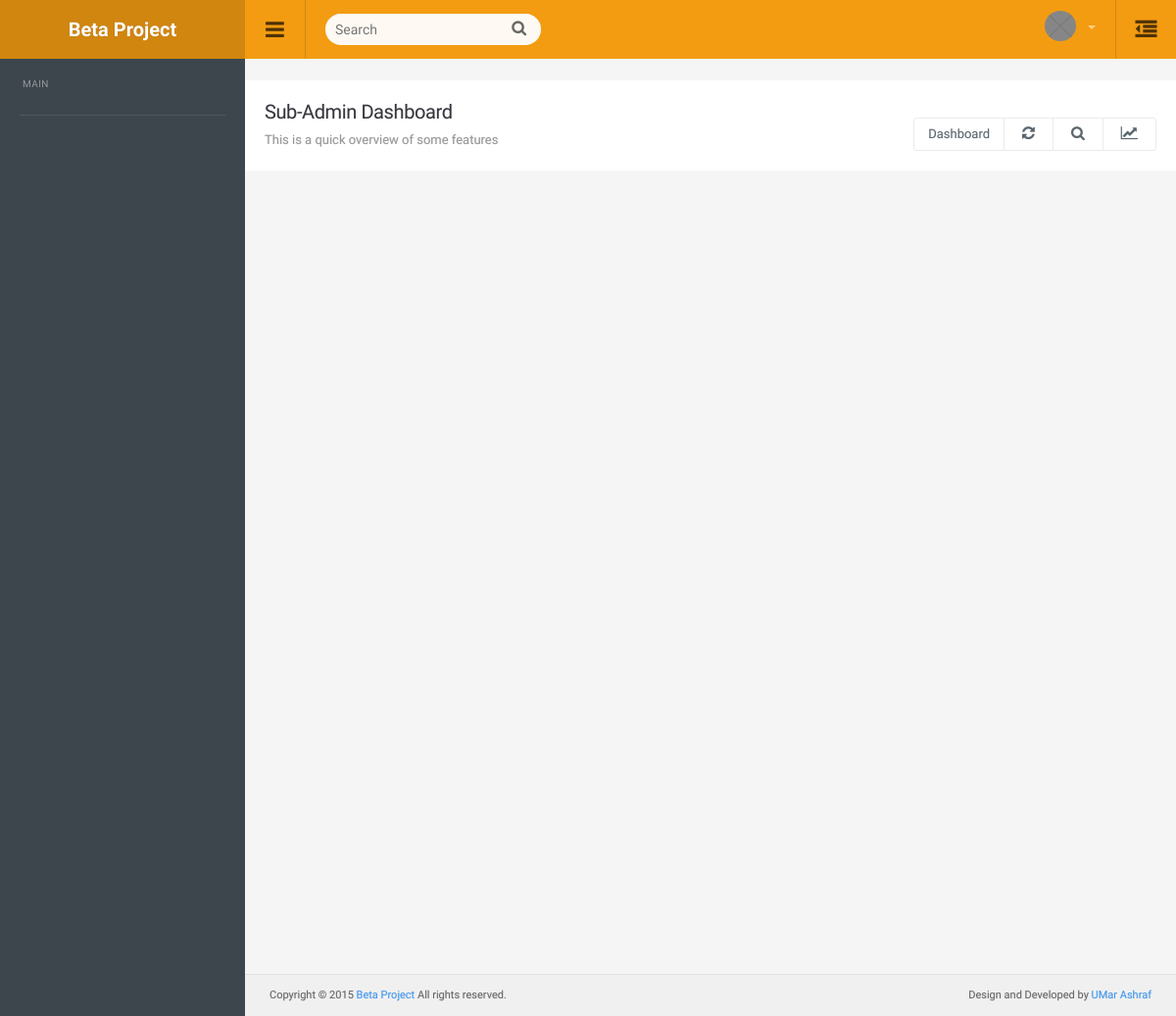
/subadmin/reviews/21, run on an earlier commit of the app's database.
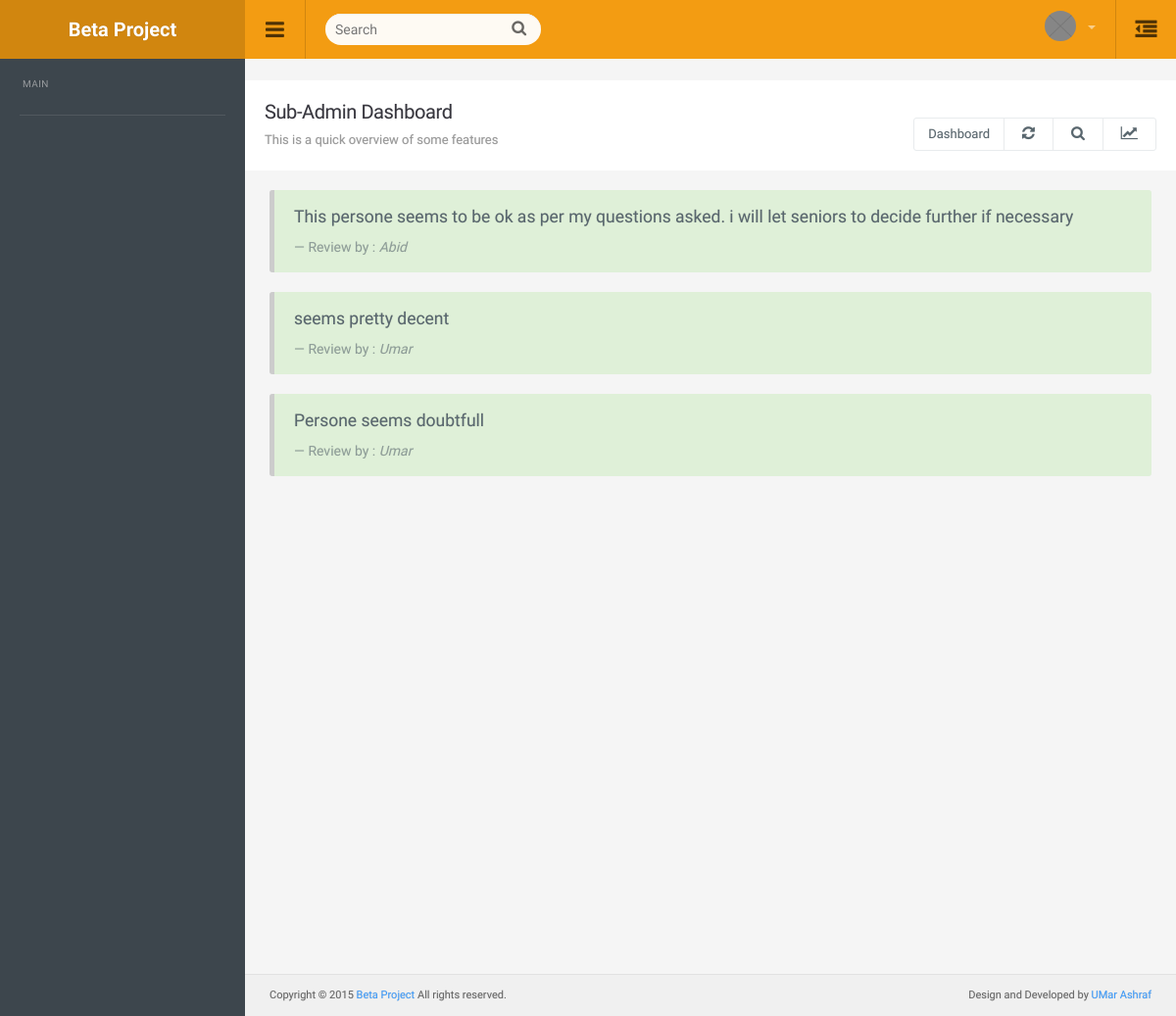
And on a later commit of the database.
### interview/models.py (models this page shows, shortened)
class review(models.Model):
    user = models.ForeignKey(User, on_delete=models.CASCADE)
    criminal= models.ForeignKey(criminal, on_delete=models.CASCADE)
    review= models.TextField()
    createdon= models.DateTimeField(auto_now_add=True)
    updatedon= models.DateTimeField(auto_now=True)

### interview/views.py (the view)
# urls.py: path('reviews/<int:id>',views.reviews,name='reviews'),
def reviews(request,id):
    r=review.objects.filter(criminal__id=id)
    return render(request,'reviews.html',{'reviews':r})

### interview/templates/reviews.html (shortened to what this page needs)
{% extends 'base.html' %}
{% load static %}
{%block body%}
{% for re in reviews %}
<blockquote class="bg-success">
    <p>{{re.review}}</p>
    <footer>Review by  : <cite title="Source Title">{{re.user |capfirst}}</cite></footer>
  </blockquote>
  {% endfor %}
{%endblock body%}

What changed in the data, as far as the page shows it:
added review: review "This persone seems to be ok as per my questions asked. i will let seniors to decide further if necessary", user "Abid"
added review: review "seems pretty decent", user "Umar"
added review: review "Persone seems doubtfull", user "Umar"
